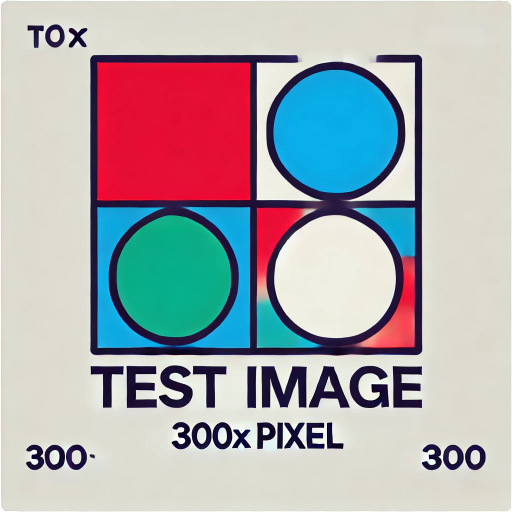
#> input picture Tests/image_processing/test_image.webp, 1024 x 1024 px, found by its file name (shown at 1/2 size)
$ python test_image_augmentation.py
#> lines starting #> are read from the running program, lines starting #| are printed output that depends on the picture
#> in test_augmentation, image is the input picture: shape (1024, 1024, 3); mean B, G, R 175.5, 171.1, 173.4
### pysnippets/Image_Processing/image_augmentation_module.py
import cv2
import numpy as np
from PIL import Image, ImageEnhance
import random

class ImageAugmentation:
    def __init__(self, image, seed=None):
        """
        Initialize with a PIL or OpenCV image.

        Parameters:
            image (PIL.Image or np.ndarray): The image to augment, in PIL format or as a NumPy array (BGR).
            seed (int, optional): Seed for random operations to ensure reproducibility.
        """
        if seed is not None:
            random.seed(seed)
        if isinstance(image, np.ndarray):
            self.image = Image.fromarray(cv2.cvtColor(image, cv2.COLOR_BGR2RGB))
        else:
            self.image = image

    def rotate(self, angle_range=(-30, 30)):
        """
        Rotate the image by a random angle within the specified range.

        Parameters:
            angle_range (tuple): Min and max angle for rotation.

        Returns:
            PIL.Image: The rotated image.
        """
#> called with angle_range = (-30, 30)
        angle = random.uniform(*angle_range)
        return self.image.rotate(angle, resample=Image.BILINEAR)

    def flip(self, mode='horizontal'):
        """
        Flip the image horizontally or vertically.

        Parameters:
            mode (str): 'horizontal' or 'vertical' for flipping direction.

        Returns:
            PIL.Image: The flipped image.
        """
#> called with mode = 'horizontal'
        if mode == 'horizontal':
            return self.image.transpose(Image.FLIP_LEFT_RIGHT)
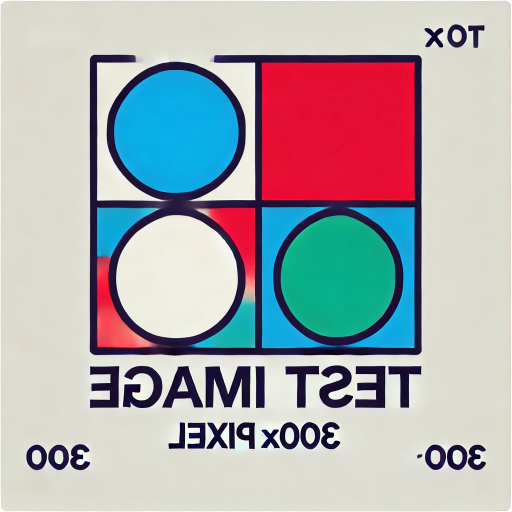
#> returned value: PIL image 1024x1024 RGB (shown at 1/2 size); mean R, G, B 173.4, 171.1, 175.5
        elif mode == 'vertical':
            return self.image.transpose(Image.FLIP_TOP_BOTTOM)
        else:
            raise ValueError("Mode must be 'horizontal' or 'vertical'.")

    def scale(self, scale_factor=(0.8, 1.2)):
        """
        Scale the image by a random factor within the specified range.

        Parameters:
            scale_factor (tuple): Min and max scaling factor.

        Returns:
            PIL.Image: The scaled image.
        """
#> called with scale_factor = (0.8, 1.2)
        factor = random.uniform(*scale_factor)
        w, h = self.image.size
#> w = 1024; h = 1024
        new_size = (int(w * factor), int(h * factor))
#> new_size = (1129, 1129)
        return self.image.resize(new_size, Image.BILINEAR)
#> returned value: PIL image 1129x1129 RGB

    def crop(self, crop_size=(100, 100)):
        """
        Crop the image to the specified size, randomly within the image bounds.

        Parameters:
            crop_size (tuple): The width and height of the crop.

        Returns:
            PIL.Image: The cropped image.
        """
#> called with crop_size = (100, 100)
        w, h = self.image.size
#> w = 1024; h = 1024
        if crop_size[0] > w or crop_size[1] > h:
            raise ValueError("Crop size must be smaller than the image dimensions.")
        left = random.randint(0, w - crop_size[0])
#> left = 430
        top = random.randint(0, h - crop_size[1])
#> top = 41
        return self.image.crop((left, top, left + crop_size[0], top + crop_size[1]))
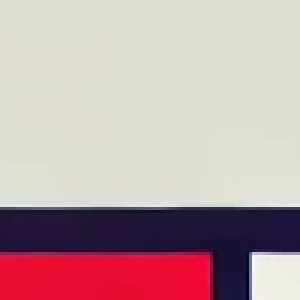
#> returned value: PIL image 100x100 RGB (shown 3 times larger); mean R, G, B 190.7, 164.4, 167.2

    def adjust_color(self, brightness=1.0, contrast=1.0, saturation=1.0):
        """
        Adjust the brightness, contrast, and saturation of the image.

        Parameters:
            brightness (float): Brightness factor.
            contrast (float): Contrast factor.
            saturation (float): Saturation factor.

        Returns:
            PIL.Image: The color-adjusted image.
        """
#> called with brightness = 1.2, contrast = 1.5, saturation = 1.3
        img = ImageEnhance.Brightness(self.image).enhance(brightness)
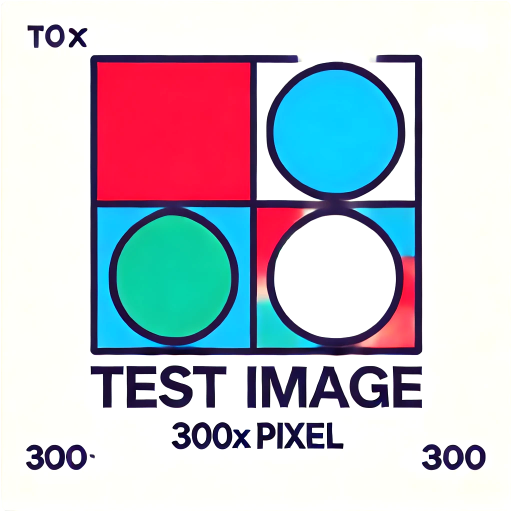
#> img: PIL image 1024x1024 RGB (shown at 1/2 size); mean R, G, B 196.5, 196.8, 206.2
        img = ImageEnhance.Contrast(img).enhance(contrast)
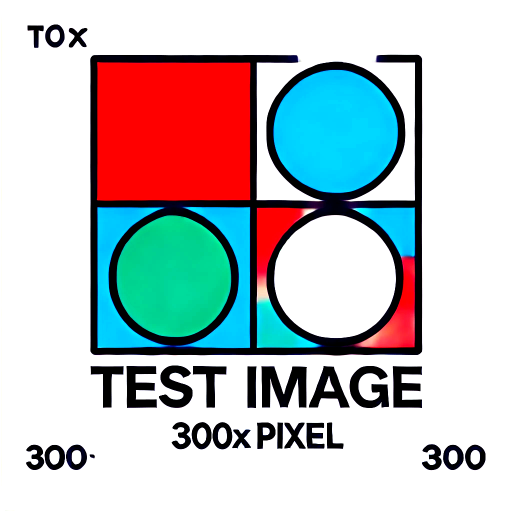
#> img: PIL image 1024x1024 RGB (shown at 1/2 size); mean R, G, B 190.1, 192.8, 195.1
        img = ImageEnhance.Color(img).enhance(saturation)
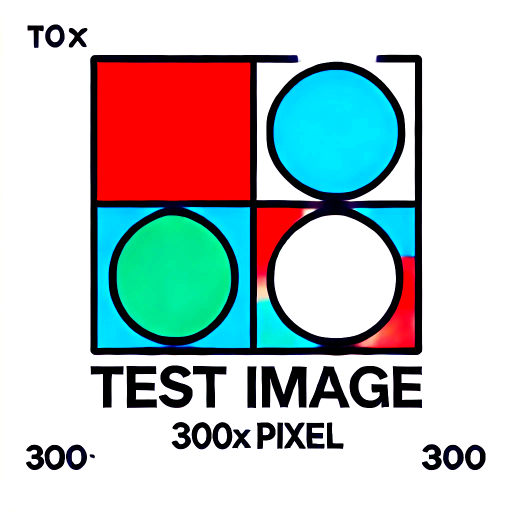
#> img: PIL image 1024x1024 RGB (shown at 1/2 size); mean R, G, B 190.2, 194.9, 195.3
        return img

    def resize(self, size=(224, 224)):
        """
        Resize the image to the specified dimensions.

        Parameters:
            size (tuple): The target width and height.

        Returns:
            PIL.Image: The resized image.
        """
#> called with size = (224, 224)
        return self.image.resize(size, Image.BILINEAR)
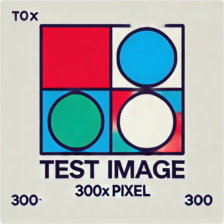
#> returned value: PIL image 224x224 RGB; mean R, G, B 173.4, 171.1, 175.4

    def change_format(self, format='JPEG'):
        """
        Change the format of the image.

        Parameters:
            format (str): Desired format, e.g., 'JPEG' or 'PNG'.

        Returns:
            PIL.Image: The image with updated format.
        """
        img_copy = self.image.copy()
        img_copy.format = format
        return img_copy

    def normalize(self, mean=(0.485, 0.456, 0.406), std=(0.229, 0.224, 0.225)):
        """
        Normalize the image pixel values using specified mean and standard deviation.

        Parameters:
            mean (tuple): Mean values for RGB channels.
            std (tuple): Standard deviation for RGB channels.

        Returns:
            PIL.Image: The normalized image.
        """
#> called with mean = (0.485, 0.456, 0.406), std = (0.229, 0.224, 0.225)
        img_array = np.array(self.image) / 255.0
        normalized_img = (img_array - mean) / std
        return Image.fromarray((normalized_img * 255).astype('uint8'))
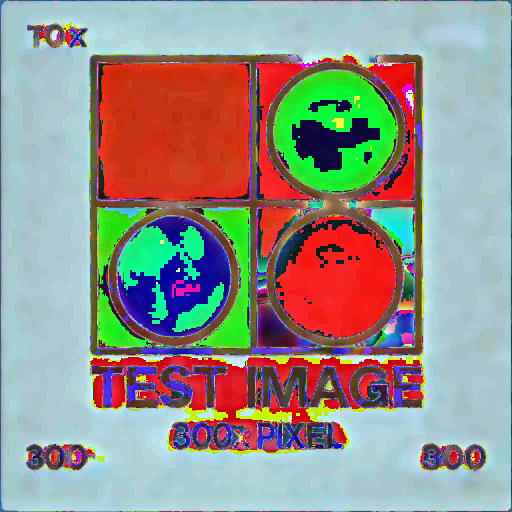
#> returned value: PIL image 1024x1024 RGB (shown at 1/2 size); mean R, G, B 149.2, 147.2, 140.6

    # [29 lines left out: functions to_numpy, show, add_noise, not called in this run]

### Tests/image_processing/test_image_augmentation.py
import sys
import os
sys.path.append(os.path.abspath(os.path.join(os.path.dirname(__file__), '../../')))

import cv2
from pysnippets.Image_Processing.image_augmentation_module import ImageAugmentation

def test_augmentation():
    # Load the test image
    image = cv2.imread(r"Tests\image_processing\test_image.webp")
    if image is None:
        print("Error: Could not load the test image.")
        return

    # Initialize the augmentation module
    augmentor = ImageAugmentation(image)

    # Test rotation
    rotated = augmentor.rotate()
    rotated.show()
    rotated.save(r'Tests\image_processing\output/rotated_image.jpg')

    # Test flipping
    flipped = augmentor.flip(mode='horizontal')
    flipped.show()
    flipped.save(r'Tests\image_processing\output/flipped_image.jpg')

    # Test scaling
    scaled = augmentor.scale()
    scaled.show()
    scaled.save(r'Tests\image_processing\output/scaled_image.jpg')

    # Test cropping
    cropped = augmentor.crop((100, 100))
    cropped.show()
    cropped.save(r'Tests\image_processing\output/cropped_image.jpg')

    # Test color adjustments
    adjusted = augmentor.adjust_color(brightness=1.2, contrast=1.5, saturation=1.3)
    adjusted.show()
    adjusted.save(r'Tests\image_processing\output/adjusted_image.jpg')

    # Test resizing
    resized = augmentor.resize((224, 224))
    resized.show()
    resized.save(r'Tests\image_processing\output/resized_image.jpg')

    # Test format conversion
    png_image = augmentor.change_format('PNG')
    png_image.save(r'Tests\image_processing\output/converted_image.png')

    # Test normalization
    normalized = augmentor.normalize()
    normalized.show()
    normalized.save(r'Tests\image_processing\output\normalized_image.jpg')

    print("All augmentation functions executed successfully.")

if __name__ == "__main__":
    test_augmentation()
